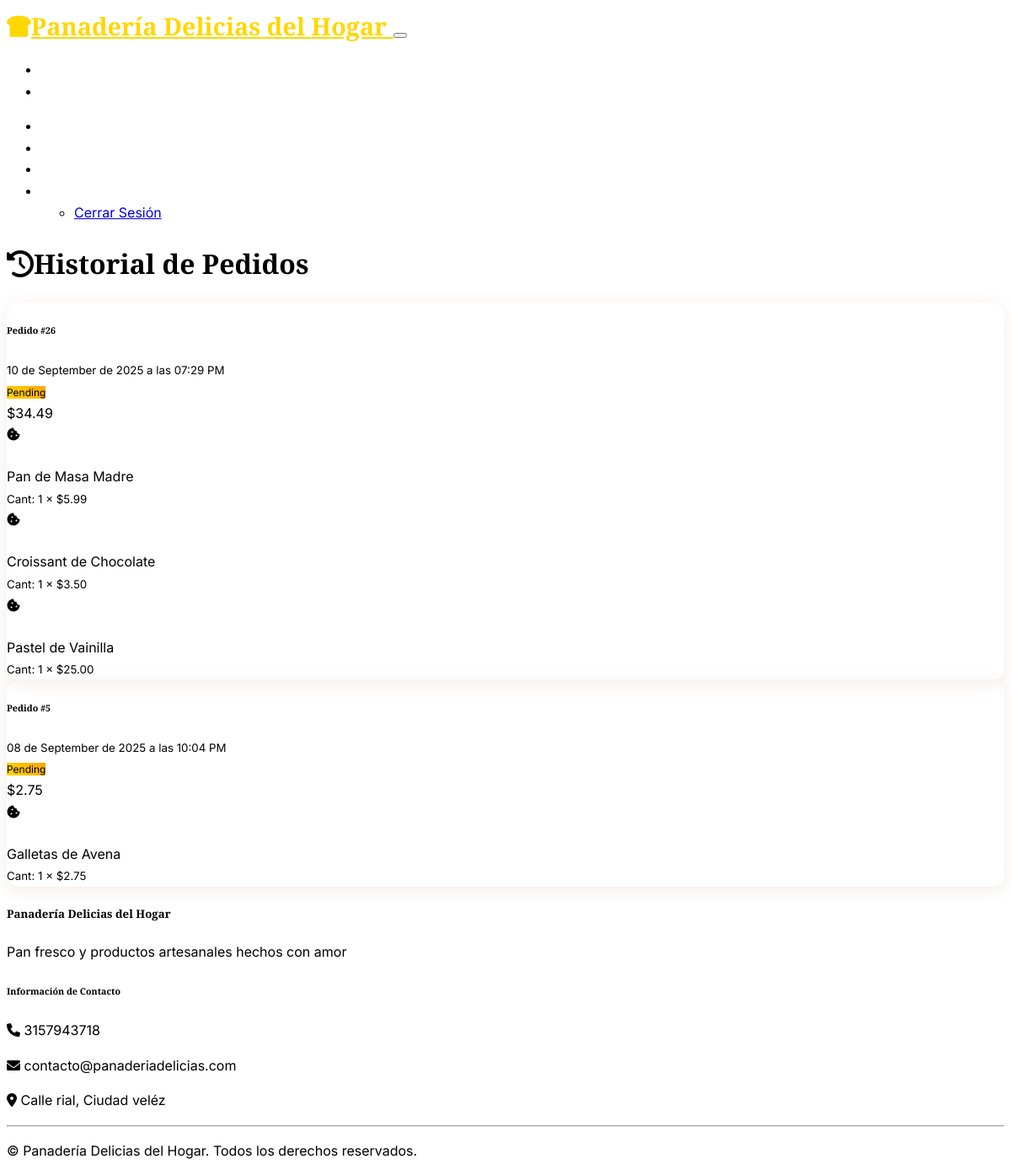
Page /orders (signed in) on the committed database.
### models.py (models this page shows, shortened)
class Order(db.Model):
    id = db.Column(db.Integer, primary_key=True)
    total_amount = db.Column(db.Numeric(10, 2), nullable=False)
    status = db.Column(db.String(20), default='pending')  # pending, confirmed, preparing, ready, delivered
    created_at = db.Column(db.DateTime, default=datetime.utcnow)
    user_id = db.Column(db.Integer, db.ForeignKey('user.id'), nullable=False)
    order_items = db.relationship('OrderItem', backref='order', lazy=True, cascade='all, delete-orphan')

class OrderItem(db.Model):
    id = db.Column(db.Integer, primary_key=True)
    quantity = db.Column(db.Integer, nullable=False)
    price = db.Column(db.Numeric(10, 2), nullable=False)  # Price at time of order
    order_id = db.Column(db.Integer, db.ForeignKey('order.id'), nullable=False)
    product_id = db.Column(db.Integer, db.ForeignKey('product.id'), nullable=False)

class Product(db.Model):
    id = db.Column(db.Integer, primary_key=True)
    name = db.Column(db.String(100), nullable=False)
    description = db.Column(db.Text)
    price = db.Column(db.Numeric(10, 2), nullable=False)
    image_url = db.Column(db.String(200))
    featured = db.Column(db.Boolean, default=False)
    active = db.Column(db.Boolean, default=True)
    created_at = db.Column(db.DateTime, default=datetime.utcnow)
    category_id = db.Column(db.Integer, db.ForeignKey('category.id'), nullable=False)
    cart_items = db.relationship('CartItem', backref='product', lazy=True)
    order_items = db.relationship('OrderItem', backref='product', lazy=True)

### app.py (the view)
    @app.route('/orders')
    def order_history():
        from flask import render_template
        from flask_login import login_required, current_user
        from models import Order
        if not current_user.is_authenticated:
            return login_manager.unauthorized()
        orders = Order.query.filter_by(user_id=current_user.id).order_by(Order.created_at.desc()).all()
        return render_template('orders/history.html', orders=orders)

### templates/orders/history.html (shortened to what this page needs)
{% extends "base.html" %}
{% block content %}
<div class="container">
    <div class="row">
        <div class="col-12">
            <h1>
                <i class="fas fa-history me-2"></i>Historial de Pedidos
            </h1>
            {% if orders %}
            {% for order in orders %}
            <div class="card mb-3">
                <div class="card-header">
                    <div class="row align-items-center">
                        <div class="col-md-8">
                            <h6 class="mb-0">Pedido #{{ order.id }}</h6>
                            <small class="text-muted">{{ order.created_at.strftime('%d de %B de %Y a las %I:%M %p') }}</small>
                        </div>
                        <div class="col-md-4 text-end">
                            <span class="badge bg-{{ 'success' if order.status == 'delivered' else 'warning' if order.status == 'pending' else 'info' }}">
                                {{ order.status.title() }}
                            </span>
                            <div class="h6 mb-0">${{ "%.2f"|format(order.total_amount) }}</div>
                        </div>
                    </div>
                </div>
                <div class="card-body">
                    <div class="row">
                        {% for item in order.order_items %}
                        <div class="col-md-6 mb-2">
                            <div class="d-flex align-items-center">
                                <div class="me-3">
                                    {% if item.product.image_url %}
                                    <img src="{{ item.product.image_url }}" class="rounded" style="width: 50px; height: 50px; object-fit: cover;" alt="{{ item.product.name }}">
                                    {% else %}
                                    <div class="bg-light rounded d-flex align-items-center justify-content-center" style="width: 50px; height: 50px;">
                                        <i class="fas fa-cookie-bite text-muted"></i>
                                    </div>
                                    {% endif %}
                                </div>
                                <div>
                                    <div class="fw-bold">{{ item.product.name }}</div>
                                    <small class="text-muted">Cant: {{ item.quantity }} × ${{ "%.2f"|format(item.price) }}</small>
                                </div>
                            </div>
                        </div>
                        {% endfor %}
                    </div>
                </div>
            </div>
            {% endfor %}
            {% endif %}
        </div>
    </div>
</div>
{% endblock %}

### static/css/custom.css (style rules this page uses)
body { background-color: var(--bs-body-bg); font-family: 'Inter', sans-serif; line-height: 1.6; }
h1, h2, h3, h4, h5, h6, .display-1, .display-2, .display-3, .display-4, .display-5, .display-6 { font-family: 'Playfair Display', serif; }
.card { border: none; box-shadow: 0 4px 20px rgba(139, 69, 19, 0.1); transition: all 0.3s ease; border-radius: 15px; overflow: hidden; }
.badge { font-size: 0.75em; }
[data-bs-theme="dark"] .bg-light { background-color: var(--bs-gray-800) !important; }
[data-bs-theme="dark"] .text-muted { color: var(--bs-gray-400) !important; }
.bg-warning { background: linear-gradient(45deg, #FFD700, #FFA500) !important; }

### rows in the picture
Order: id "26", created_at "10 de September de 2025 a las 07:29 PM", status "Pending", total_amount "34.49"
OrderItem: product.name "Pan de Masa Madre", quantity "1", price "5.99"
OrderItem: product.name "Croissant de Chocolate", quantity "1", price "3.50"
OrderItem: product.name "Pastel de Vainilla", quantity "1", price "25.00"
Order: id "5", created_at "08 de September de 2025 a las 10:04 PM", status "Pending", total_amount "2.75"
OrderItem: product.name "Galletas de Avena", quantity "1", price "2.75"
